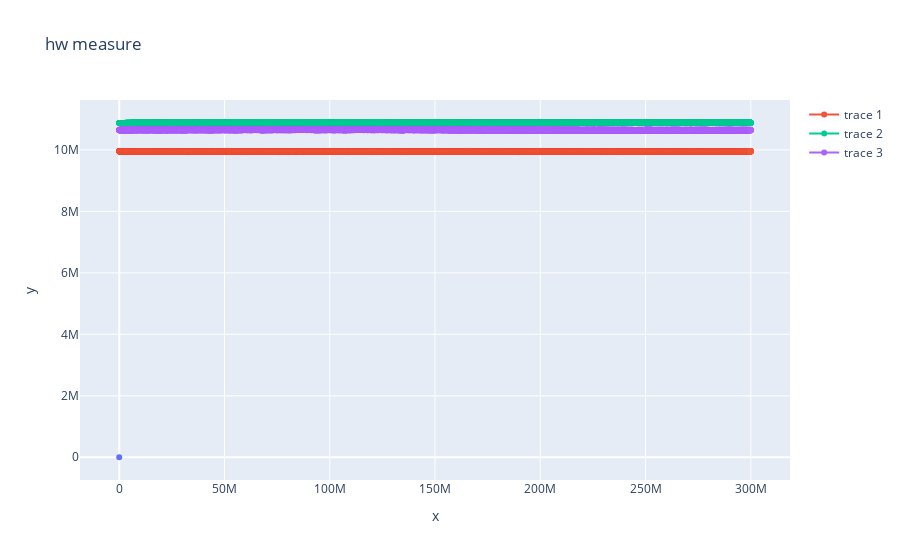

Here is the notebook cell this chart was saved with:
### Code cell
fig =px.line(None, x=[0], y=[0], title="hw measure", markers=True)
fig =fig.add_scatter(x=df_a["t"], y=df_a["x"], mode="lines+markers")
# if fn!="sick":
fig =fig.add_scatter(x=df_a["t"], y=df_a["y"], mode="lines+markers")
fig =fig.add_scatter(x=df_a["t"], y=df_a["z"], mode="lines+markers")
fig.update_layout( showlegend=True)
fig.show()

### Figure 1 — Plotly figure (JSON) as saved in the notebook; plotly's stock layout.template omitted (floating-point values rounded to 4 significant figures; data arrays with more than 128 entries replaced by an {"elided": "..."} marker saying what was removed)
{"data": [{"hovertemplate": "x=%{x}<br>y=%{y}<extra></extra>", "legendgroup": "", "line": {"color": "#636efa", "dash": "solid"}, "marker": {"symbol": "circle"}, "mode": "lines+markers", "name": "", "orientation": "v", "showlegend": false, "type": "scatter", "x": [0], "xaxis": "x", "y": [0], "yaxis": "y"}, {"mode": "lines+markers", "type": "scatter", "x": {"elided": "31996 float values"}, "y": {"elided": "31996 float values"}}, {"mode": "lines+markers", "type": "scatter", "x": {"elided": "31996 float values"}, "y": {"elided": "31996 float values"}}, {"mode": "lines+markers", "type": "scatter", "x": {"elided": "31996 float values"}, "y": {"elided": "31996 float values"}}], "layout": {"legend": {"tracegroupgap": 0}, "showlegend": true, "title": {"text": "hw measure"}, "xaxis": {"anchor": "y", "domain": [0, 1], "title": {"text": "x"}}, "yaxis": {"anchor": "x", "domain": [0, 1], "title": {"text": "y"}}}}
